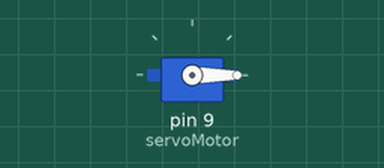
Simulated run of this sketch. Board: Arduino Uno, built with avr-gcc and run on an emulated ATmega328P. Parts: servo.

Above: at 0.05 s.
At 2.25 s:
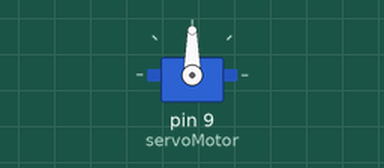
At 4.5 s:
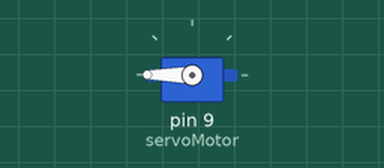
Timing chart, 0 to 5.9 s (numbered marks = the images above):
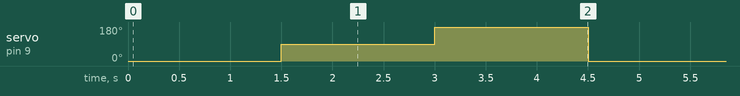

Measured:
- by itself, servo on pin 9 (servoMotor): repeats every 4.5 s: 180° 1.5 s, 0° 1.5 s, 90° 1.5 s

The sketch:

servo_test.ino
```cpp
#include <Servo.h>

Servo servoMotor; // Servo 객체 생성

void setup() {
  servoMotor.attach(9); // 9번 핀에 서보모터 연결
}

void loop() {
  servoMotor.write(0); // 0도로 회전
  delay(1500); // 1초 대기

  servoMotor.write(90); // 90도로 회전
  delay(1500); // 1초 대기

  servoMotor.write(180); // 180도로 회전
  delay(1500); // 1초 대기
}
```
